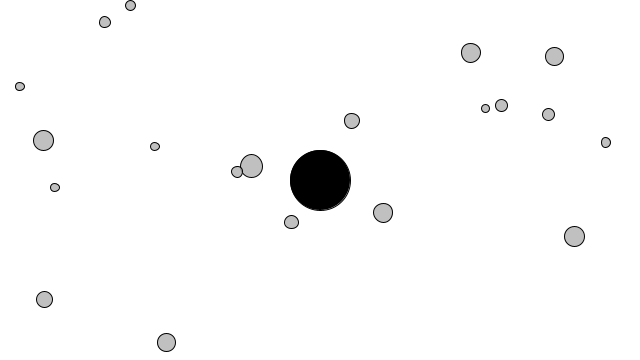
Frame 1 (no input)
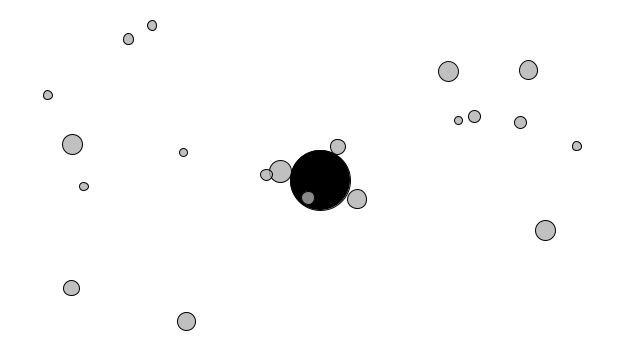
Frame 60 (the mouse pressed at the canvas centre just before this capture)
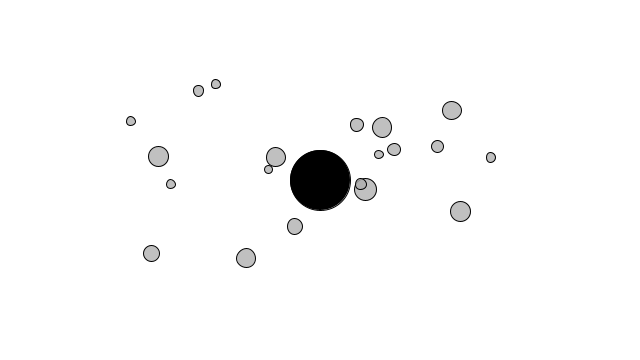
Frame 120 (the mouse held since frame 60 and released just before this capture)

The Processing sketch that drew these frames (run headless with seeded random() and noise(); from frame 60 on, the mouse is pressed at the canvas centre):

// Processing sketch: Exercise_2_10_attractrepel
// ── Exercise_2_10_attractrepel.pde
// hand-copying
// Exercise_2_10_attractrepel.pde

Mover[] movers = new Mover[20];

Attractor a;

float g = 1;

void setup() {
  size(640, 360);
  a = new Attractor();
  for (int i = 0; i < movers.length; i++) {
    movers[i] = new Mover(random(4, 12), random(width), random(height));
  }
}

void draw() {
  background(255);
  
  a.display();
  
  for (int i = 0; i < movers.length; i++) {
    for (int j = 0; j < movers.length; j++) {
      if (i != j) {
        PVector force = movers[i].repel(movers[i]);
        movers[i].applyForce(force);
      }
    }
    
    PVector force = a.attract(movers[i]);
    movers[i].applyForce(force);
    movers[i].update();
    movers[i].display();
  }
}

// ── Attractor.pde
// hand-copying
// Attractor.pde

class Attractor {
  float mass;
  PVector position;
  boolean dragging = false;
  boolean rollover = false;
  PVector drag;
  
  Attractor() {
    position = new PVector(width / 2, height / 2);
    mass = 10;
    drag = new PVector(0.0, 0.0);
  }
  
  PVector attract(Mover m) {
    PVector force = PVector.sub(position, m.position);
    float d = force.mag();
    d = constrain(d, 5.0, 25.0);
    force.normalize();
    float strength = (g * mass * m.mass) / (d * d);
    force.mult(strength);
    return force;
  }
  
  void display() {
    ellipseMode(CENTER);
    stroke(0);
    if (dragging) fill(50);
    else if (rollover) fill(100);
    else fill(0);
    ellipse(position.x, position.y, mass * 6, mass * 6);
  }
  
  void clicked(int mx, int my) {
    float d = dist(mx, my, position.x, position.y);
    if (d < mass) {
      dragging = true;
      drag.x = position.x - mx;
      drag.y = position.y - my;
    }
  }
  
  void rollover(int mx, int my) {
    float d = dist(mx, my, position.x, position.y);
    if (d < mass) {
      rollover = true;
    } else {
      rollover = false;
    }
  }
  
  void stopDragging() {
    dragging = false;
  }
  
  void drag() {
    if (dragging) {
      position.x = mouseX + drag.x;
      position.y = mouseY + drag.y;
    }
  }
}

// ── Mover.pde
// hand-copying
// Mover.pde

class Mover {
  PVector position;
  PVector velocity;
  PVector acceleration;
  float mass;
  
  Mover(float m, float x, float y) {
    mass = m;
    position = new PVector(x, y);
    velocity = new PVector(0, 0);
    acceleration = new PVector(0, 0);
  }
  
  void applyForce(PVector force) {
    PVector f = PVector.div(force, mass);
    acceleration.add(f);
  }
  
  void update() {
    velocity.add(acceleration);
    position.add(velocity);
    acceleration.mult(0);
  }
  
  void display() {
    stroke(0);
    fill(175, 200);
    ellipse(position.x, position.y, mass * 2, mass * 2);
  }
  
  PVector repel(Mover m) {
    PVector force = PVector.sub(position, m.position);
    float distance = force.mag();
    distance = constrain(distance, 1.0, 10000.0);
    force.normalize();
    
    float strength = (g * mass * m.mass)  / (distance * distance);
    force.mult(-1 * strength);
    return force;
  }
  
  void checkEdges() {
    if (position.x > width) {
      position.x = width;
      velocity.x *= -1;
    } else if (position.x < 0) {
      position.x = 0;
      velocity.x *= -1;
    }
    
    if (position.y > height) {
      position.y = height;
      velocity.y *= -1;
    } else if (position.y < 0) {
      position.y = 0;
      velocity.y *= -1;
    }
  }
}
